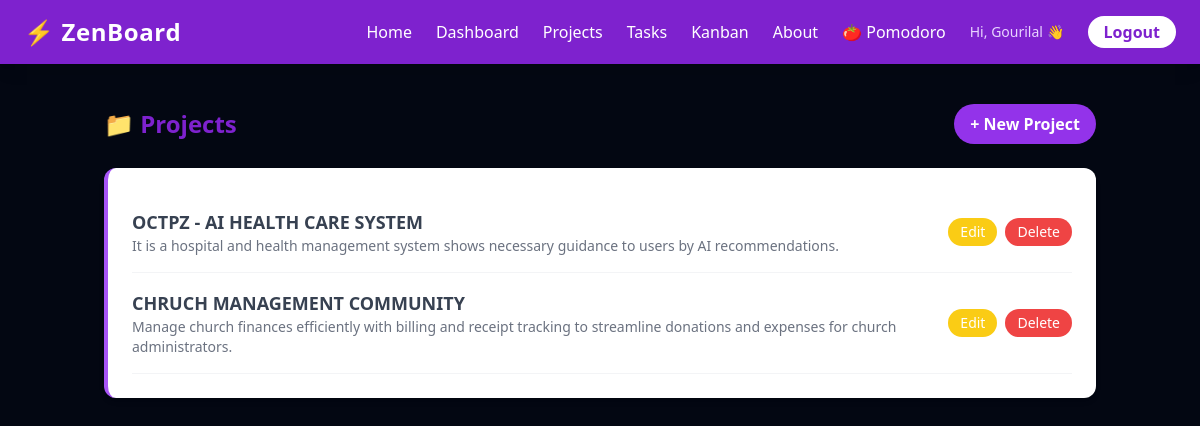
Screenshot of /projects/ (signed in) with the database file from the repository.
### tasks/models.py (models this page shows, shortened)
class Project(models.Model):
    name = models.CharField(max_length=200)
    description = models.TextField(blank=True)
    owner = models.ForeignKey(User, on_delete=models.CASCADE)
    created_at = models.DateTimeField(auto_now_add=True)

### tasks/views.py (the view)
# urls.py: path('projects/', views.project_list, name='project_list'),
@login_required
def project_list(request):
    projects = Project.objects.filter(owner=request.user)
    return render(request, 'tasks/project_list.html', {'projects': projects})

### templates/tasks/project_list.html (shortened to what this page needs)
{% extends 'tasks/base.html' %}
{% block content %}
    <div class="flex justify-between items-center mb-6">
        <h2 class="text-2xl font-bold text-purple-700">📁 Projects</h2>
        <a href="{% url 'project_create' %}" class="bg-purple-600 text-white px-4 py-2 rounded-full font-semibold hover:bg-purple-700 transition">
            + New Project
        </a>
    </div>
    <div class="bg-white rounded-xl shadow-md p-6 border-l-4 border-purple-500">
        {% for project in projects %}
            <div class="border-b border-gray-100 py-4 flex justify-between items-center">
                <div>
                    <p class="font-semibold text-gray-700 text-lg">{{ project.name }}</p>
                    <p class="text-gray-500 text-sm">{{ project.description }}</p>
                </div>
                <div class="flex gap-2">
                    <a href="{% url 'project_edit' project.id %}" class="bg-yellow-400 text-white px-3 py-1 rounded-full text-sm hover:bg-yellow-500 transition">Edit</a>
                    <a href="{% url 'project_delete' project.id %}" class="bg-red-500 text-white px-3 py-1 rounded-full text-sm hover:bg-red-600 transition">Delete</a>
                </div>
            </div>
        {% empty %}
            <p class="text-gray-400">No projects yet. Create one!</p>
        {% endfor %}
    </div>
{% endblock %}

### templates/tasks/base.html (shortened to what this page needs)
<!DOCTYPE html>
<html>
<head>
    <script src="https://cdn.tailwindcss.com"></script>
</head>
<body class="bg-gray-950 min-h-screen">
    <nav class="bg-purple-700 text-white px-6 py-4 flex items-center justify-between shadow-lg">
        <h1 class="text-2xl font-bold tracking-wide">⚡ ZenBoard</h1>
        <div class="flex items-center gap-6">
            <a href="{% url 'home' %}" class="hover:text-purple-200 transition font-medium">Home</a>
            <a href="{% url 'dashboard' %}" class="hover:text-purple-200 transition font-medium">Dashboard</a>
            <a href="{% url 'project_list' %}" class="hover:text-purple-200 transition font-medium">Projects</a>
            <a href="{% url 'task_list' %}" class="hover:text-purple-200 transition font-medium">Tasks</a>
            <a href="{% url 'kanban' %}" class="hover:text-purple-200 transition font-medium">Kanban</a>
                 <a href="{% url 'about' %}" class="hover:text-purple-200 transition font-medium">About</a>
                 <a href="{% url 'pomodoro' %}" class="hover:text-purple-200 transition font-medium">🍅 Pomodoro</a>
            {% if user.is_authenticated %}
                <span class="text-purple-200 text-sm">Hi, {{ user.username }} 👋</span>
                <a href="{% url 'logout' %}" class="bg-white text-purple-700 px-4 py-1 rounded-full font-semibold hover:bg-purple-100 transition">Logout</a>
            {% else %}
                <a href="{% url 'login' %}" class="bg-white text-purple-700 px-4 py-1 rounded-full font-semibold hover:bg-purple-100 transition">Login</a>
            {% endif %}
        </div>
    </nav>
    <div class="max-w-5xl mx-auto mt-10 px-4">
        {% block content %}
        {% endblock %}
    </div>
</body>
</html>

### rows the page displays
Project: name "OCTPZ - AI HEALTH CARE SYSTEM", description "It is a hospital and health management system shows necessary guidance to users by AI recommendations."
Project: name "CHRUCH MANAGEMENT COMMUNITY", description "Manage church finances efficiently with billing and receipt tracking to streamline donations and expenses for church administrators."

### other values shown
{{ user.username }} "Gourilal"
